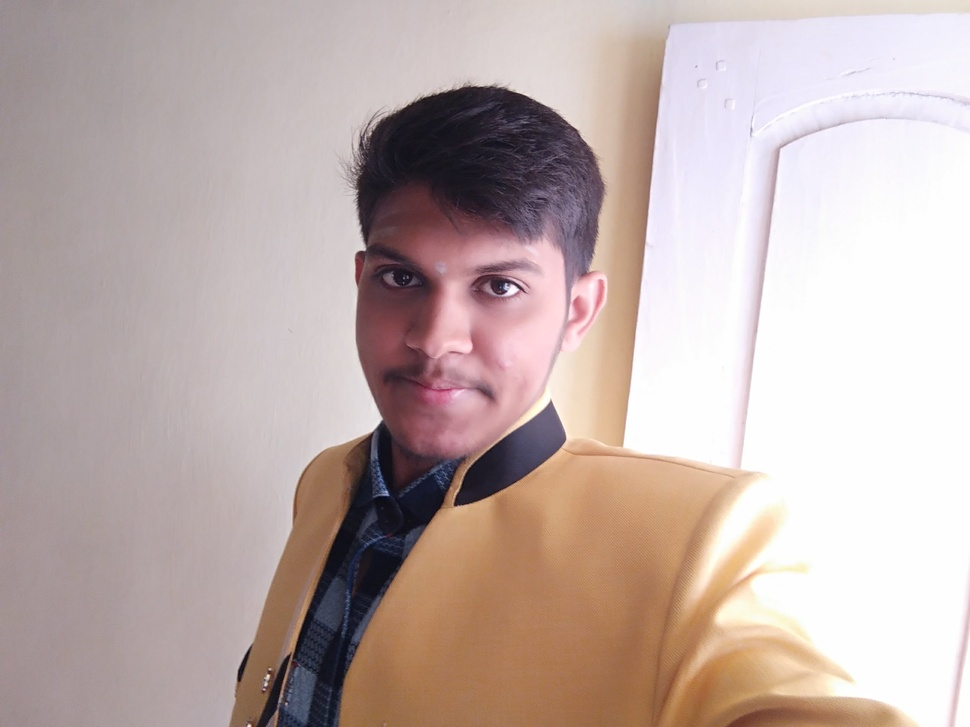
#> input picture me.jpg, 970 x 727 px, shrunk from 2560 x 1920 before the run
$ python Contours.py
#> lines starting #> are read from the running program, lines starting #| are printed output that depends on the picture; after the words box and inside, x2 and y2 are one past the last pixel; in counts of white or black regions, pixels touching at a corner belong together
# for detailed edge detectoin of an img

import cv2
import numpy as np


image = cv2.imread('me.jpg')
#> image is the input picture: shape (727, 970, 3); mean B, G, R 170.5, 174.4, 191.4
cv2.imshow('Input Image', image)
cv2.waitKey(0)

# Grayscale
gray = cv2.cvtColor(image,cv2.COLOR_BGR2GRAY)
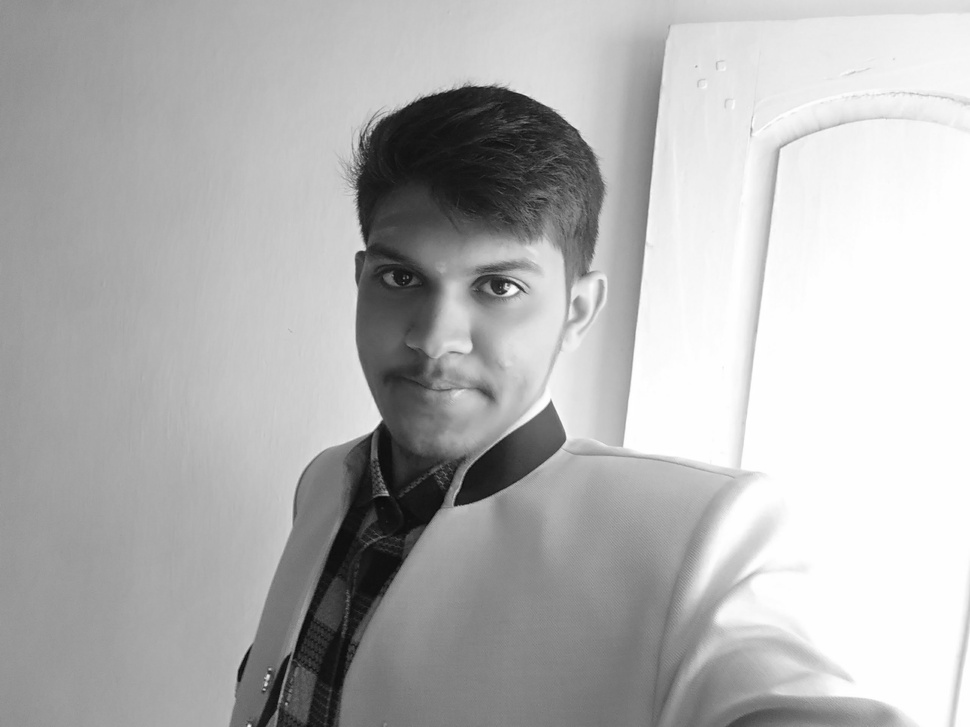
#> gray: shape (727, 970); min 4, max 255, mean 179.1

# Find Canny edges
edged = cv2.Canny(gray, 30, 200)
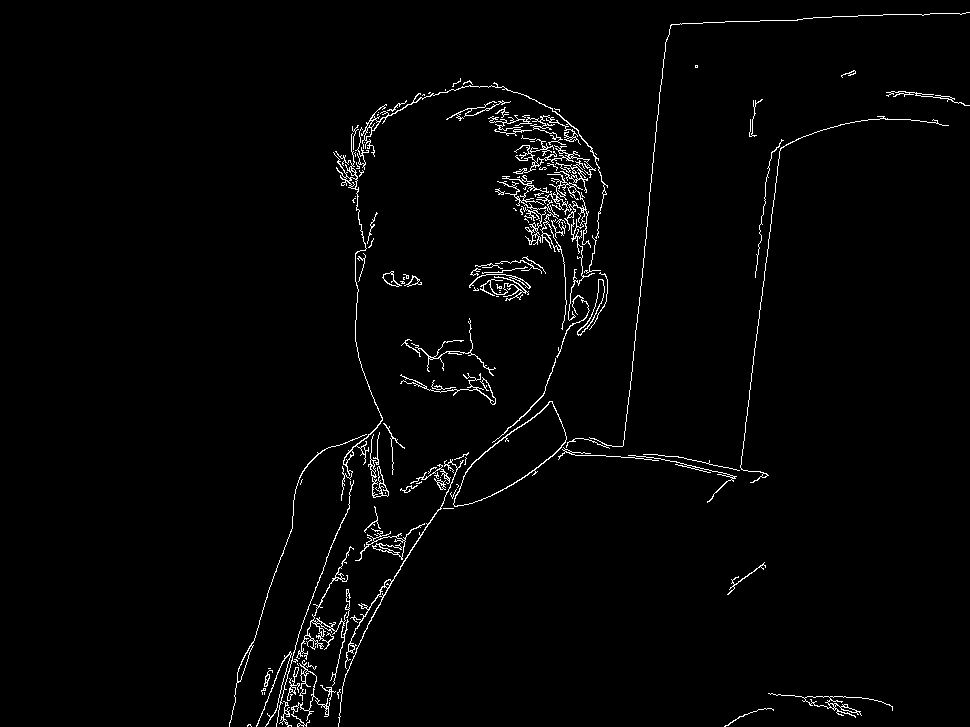
#> edged: shape (727, 970); 2% white in thin lines or dots, all inside (x1, y1, x2, y2) = (229, 12, 970, 727)
cv2.imshow('Canny Edges', edged)
cv2.waitKey(0)

# Finding Contours
# Use a copy of your image e.g. edged.copy(), since findContours alters the image
contours, hierarchy = cv2.findContours(edged, cv2.RETR_EXTERNAL, cv2.CHAIN_APPROX_NONE)
#> contours = 124 contours, 86 with area under 20; largest, box (x1, y1, x2, y2) and area: (453, 401, 567, 507) 4973, (497, 174, 595, 330) 968, (768, 693, 893, 718) 308, (333, 133, 383, 501) 306, (361, 82, 608, 239) 304
cv2.imshow('Canny Edges After Contouring', edged)
cv2.waitKey(0)

print("Number of Contours found = " + str(len(contours)))
#| Number of Contours found = 124

# Draw all contours
# Use '-1' as the 3rd parameter to draw all
cv2.drawContours(image, contours, -1, (0, 255, 0), 3)
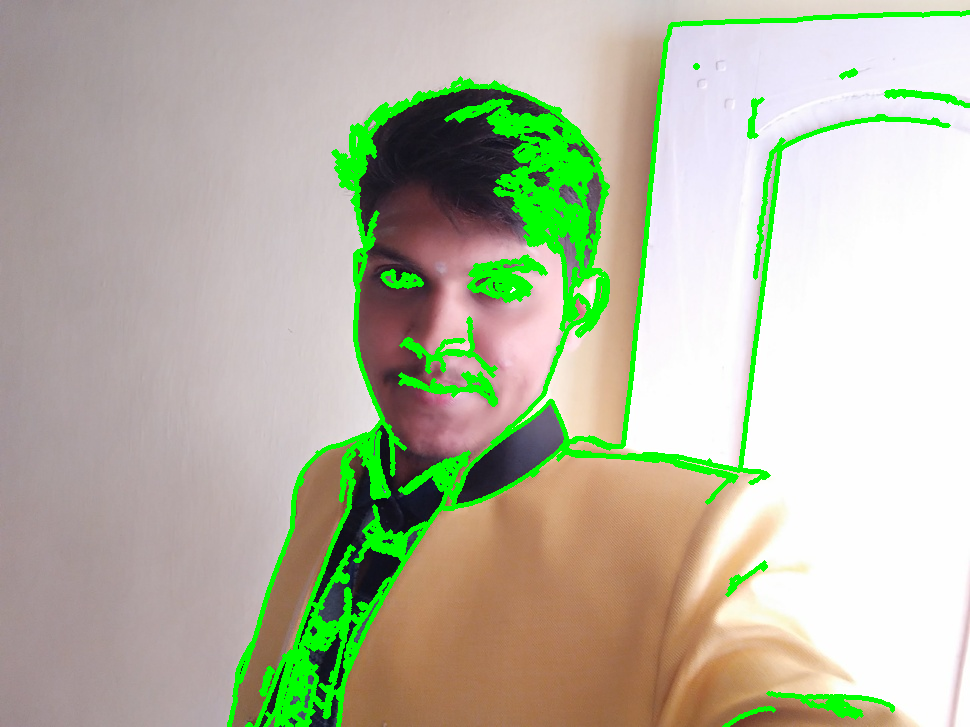
#> image: shape (727, 970, 3); 7.33% of pixels changed, all inside (x1, y1, x2, y2) = (227, 10, 970, 727)

cv2.imshow('Contours', image)
cv2.waitKey(0)
cv2.destroyAllWindows()
